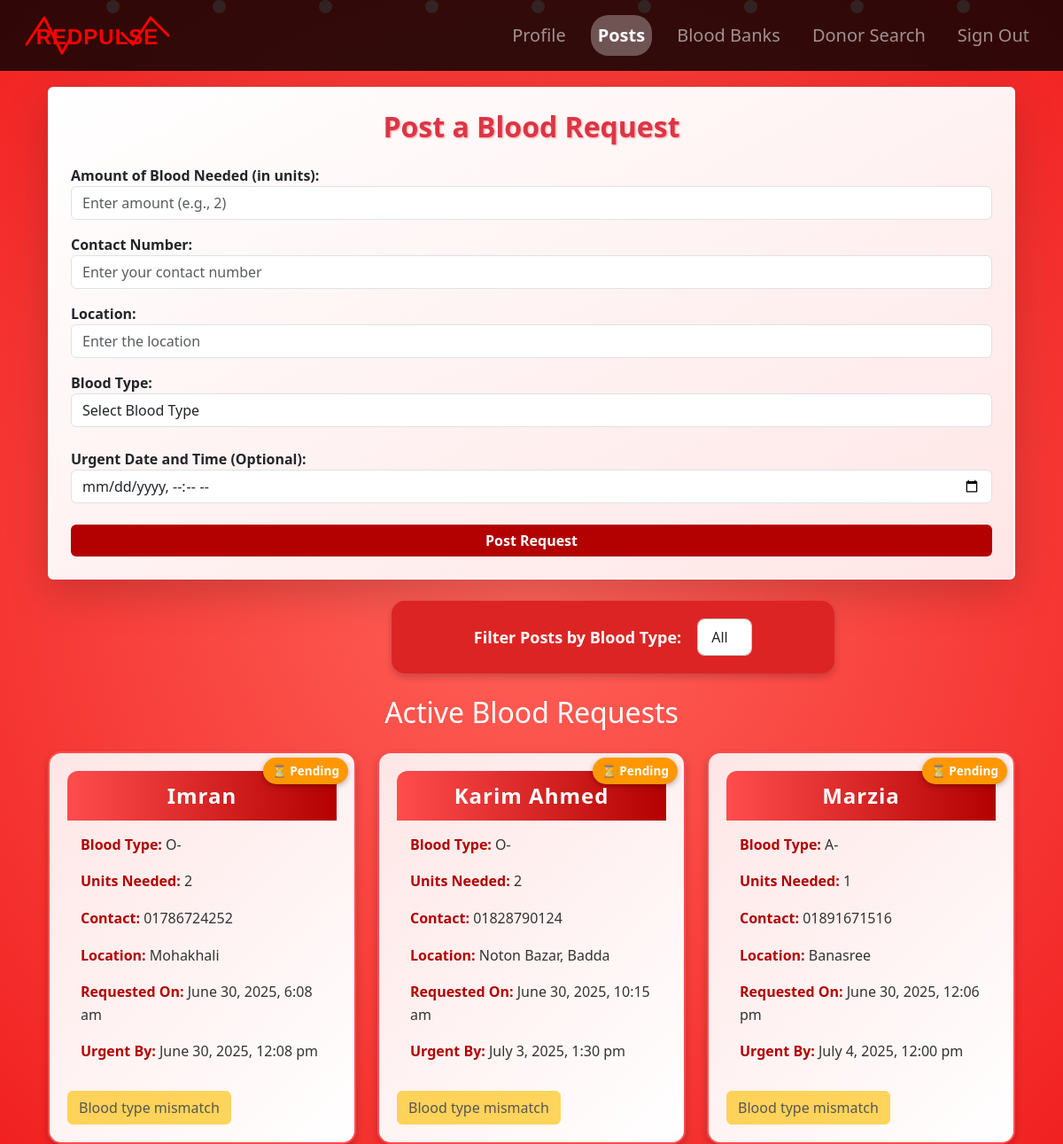
The page /posts.php (signed in) on the database its author committed.
### tables this page shows
CREATE TABLE `bloodrequest` (
  `id` int(11) NOT NULL,
  `user_id` int(11) NOT NULL,
  `blood_needed` int(11) NOT NULL,
  `contact` varchar(20) NOT NULL,
  `location` varchar(255) NOT NULL,
  `bloodtype` varchar(10) NOT NULL,
  `urgent_datetime` datetime DEFAULT NULL,
  `status` tinyint(1) DEFAULT 0,
  `created_at` datetime DEFAULT current_timestamp(),
  `received_at` datetime DEFAULT NULL,
  `marked_received` tinyint(1) DEFAULT 0
);

CREATE TABLE `user` (
  `id` int(10) NOT NULL,
  `name` varchar(255) NOT NULL,
  `email` varchar(255) NOT NULL,
  `contact` varchar(255) NOT NULL,
  `password` varchar(255) NOT NULL,
  `bloodtype` varchar(255) NOT NULL,
  `lastdonationdate` date DEFAULT NULL,
  `location` varchar(255) NOT NULL,
  `profile_picture` varchar(255) NOT NULL DEFAULT 'photos/images.png',
  `created_at` datetime DEFAULT NULL
);

### posts.php (the view, shortened to what this page needs)
<?php
$user_id = $_SESSION['user_id'];
$conn = new PDO('mysql:host=localhost;dbname=blooddonationmanagementsystem', 'root', '');
$stmt = $conn->prepare("SELECT bloodtype FROM user WHERE id = :id");
$stmt->execute([':id' => $user_id]);
$userData = $stmt->fetch(PDO::FETCH_ASSOC);
$user_bloodtype = $userData['bloodtype'];
$isEligible = true;
$filter = '';
$params = [];
$stmt = $conn->prepare("
    SELECT br.*, u.name AS user_name
    FROM bloodrequest br
    JOIN user u ON br.user_id = u.id
    $filter
");
$stmt->execute($params);
$requests = $stmt->fetchAll(PDO::FETCH_ASSOC);
?>
<!DOCTYPE html>
<html lang="en">
<head>
    <link href="https://cdn.jsdelivr.net/npm/bootstrap@5.3.0-alpha1/dist/css/bootstrap.min.css" rel="stylesheet">
</head>
<body>
<nav class="navbar navbar-expand-lg navbar-dark fixed-top">
        <a class="navbar-brand">
            <div class="logo-container">
                <svg width="180" height="60" viewBox="0 0 180 60" xmlns="http://www.w3.org/2000/svg">
                    <text x="90" y="40" class="pulse-text">RedPulse</text>
                    <polyline points="10,40 30,10 50,50 70,15 90,45 110,20 130,40 150,10 170,30"
                              class="pulse-line"
                              stroke-linecap="round"
                              stroke-linejoin="round">
                    </polyline>
                </svg>
            </div>
        </a>
        <div class="collapse navbar-collapse justify-content-end" id="navbarNav">
        <ul class="navbar-nav">
    <li class="nav-item">
        <a class="nav-link" href="profile.php">Profile</a>
    </li>
    <li class="nav-item">
        <a class="nav-link active" href="posts.php">Posts</a>
    </li>
    <li class="nav-item">
        <a class="nav-link" href="bloodbanks_all.php">Blood Banks</a>
    </li>
    <li class="nav-item">
        <a class="nav-link" href="donor_search.php">Donor Search</a>
    </li>
    <li class="nav-item">
        <a class="nav-link" href="signout.php">Sign Out</a>
    </li>
</ul>
        </div>
    </nav>
       <div class="floating-drops">
        <div class="drop" style="left: 10%; animation-delay: 0s;"></div>
        <div class="drop" style="left: 20%; animation-delay: 2s;"></div>
        <div class="drop" style="left: 30%; animation-delay: 4s;"></div>
        <div class="drop" style="left: 40%; animation-delay: 1s;"></div>
        <div class="drop" style="left: 50%; animation-delay: 3s;"></div>
        <div class="drop" style="left: 60%; animation-delay: 5s;"></div>
        <div class="drop" style="left: 70%; animation-delay: 0s;"></div>
        <div class="drop" style="left: 80%; animation-delay: 2s;"></div>
        <div class="drop" style="left: 90%; animation-delay: 4s;"></div>
    </div>
    <div class="container mt-4">
        <div class="container mt-5">
    <div class="card shadow-lg p-4 mb-4 rounded" style="background-color: #fff; animation: slideDown 1s ease;">
        <h2 class="text-center text-danger mb-4"> Post a Blood Request </h2>
        <form method="POST" action="">
            <div class="form-group mb-3">
                <label for="blood_needed" class="fw-bold">Amount of Blood Needed (in units):</label>
                <input type="number" class="form-control" id="blood_needed" name="blood_needed" placeholder="Enter amount (e.g., 2)" required>
            </div>
            <div class="form-group mb-3">
                <label for="contact" class="fw-bold">Contact Number:</label>
                <input type="text" class="form-control" id="contact" name="contact" placeholder="Enter your contact number" required>
            </div>
            <div class="form-group mb-3">
                <label for="location" class="fw-bold">Location:</label>
                <input type="text" class="form-control" id="location" name="location" placeholder="Enter the location" required>
            </div>
            <div class="form-group mb-4">
                <label for="bloodtype" class="fw-bold">Blood Type:</label>
                <select class="form-control" id="bloodtype" name="bloodtype" required>
                    <option value="" disabled selected>Select Blood Type</option>
                </select>
            </div>
            <div class="form-group mb-4">
    <label for="urgent_datetime" class="fw-bold">Urgent Date and Time (Optional):</label>
    <input type="datetime-local" class="form-control" id="urgent_datetime" name="urgent_datetime">
</div>
            <button type="submit" class="btn btn-danger w-100 fw-bold">Post Request</button>
        </form>
    </div>
</div>
<div class="mb-4 text-center">
    <form method="GET" action="posts.php" class="filter-form" >
        <label for="filter_bloodtype" class="text-white fw-bold me-2">Filter Posts by Blood Type:</label>
        <select id="filter_bloodtype" name="filter_bloodtype" class="form-control w-auto" onchange="this.form.submit()">
            <option value="">All</option>
        </select>
    </form>
</div>
<div class="container mt-4">
    <h2 class="text-center text-white mb-4"> Active Blood Requests </h2>
    <div class="row g-4">
        <?php foreach ($requests as $request): ?>
            <div class="col-md-6 col-lg-4">
                <div class="request-card">
                    <div class="request-header">
                        <?= htmlspecialchars($request['user_name']) ?>
                    </div>
                    <div class="request-info">
                        <p><strong>Blood Type:</strong> <?= htmlspecialchars($request['bloodtype']) ?></p>
                        <p><strong>Units Needed:</strong> <?= htmlspecialchars($request['blood_needed']) ?></p>
                        <p><strong>Contact:</strong> <?= htmlspecialchars($request['contact']) ?></p>
                        <p><strong>Location:</strong> <?= htmlspecialchars($request['location']) ?></p>
                        <p><strong>Requested On:</strong> <?= date('F j, Y, g:i a', strtotime($request['created_at'])) ?></p>
                        <p><strong>Urgent By:</strong>
    <?= !empty($request['urgent_datetime']) ? date('F j, Y, g:i a', strtotime($request['urgent_datetime'])) : 'No urgent date given' ?>
</p>
                    </div>
                    <?php if ($request['marked_received']): ?>
                        <div class="status-badge received">✅ Received</div>
                    <?php else: ?>
                        <div class="status-badge pending">⏳ Pending</div>
                    <?php endif; ?>
                    <?php if ($request['user_id'] == $user_id): ?>
                        <form method="POST">
                            <input type="hidden" name="request_id" value="<?= $request['id'] ?>">
                            <button type="submit" name="mark_received" class="btn btn-success" <?= $request['marked_received'] ? 'disabled' : '' ?>>Mark as Received</button>
                            <a href="donate_list.php?request_id=<?= $request['id'] ?>" class="btn btn-info">View Donations</a>
                        </form>
                    <?php elseif (!$request['marked_received']): ?>
    <?php
        $checkDonation = $conn->prepare("SELECT 1 FROM donation_answers WHERE user_id = :user_id AND request_id = :request_id");
        $checkDonation->execute([
            ':user_id' => $user_id,
            ':request_id' => $request['id']
        ]);
        $hasDonated = $checkDonation->fetchColumn();
    ?>
    <?php if (!$hasDonated): ?>
    <?php if ($user_bloodtype === $request['bloodtype'] && $isEligible): ?>
    <a href="donate_form.php?request_id=<?= $request['id'] ?>" class="btn btn-primary">Donate</a>
<?php elseif ($user_bloodtype === $request['bloodtype'] && !$isEligible): ?>
    <button class="btn btn-secondary" disabled>Not Eligible Yet</button>
<?php else: ?>
    <button class="btn btn-warning" disabled>Blood type mismatch</button>
<?php endif; ?>
<?php else: ?>
    <button class="btn btn-secondary" disabled>Already submitted</button>
<?php endif; ?>
<?php endif; ?>
                </div>
            </div>
        <?php endforeach; ?>
    </div>
</div>
</body>
</html>

### posts.php (style rules this page uses)
body { background: radial-gradient(circle,rgb(255, 99, 90) 0%,rgb(241, 33, 33) 100%); padding-top: 50px; }
.navbar { background-color: rgba(0, 0, 0, 0.8) !important; padding: 5px 20px; }
.navbar-brand { color: #fff !important; font-size: 22px; font-weight: bold; text-transform: uppercase; letter-spacing: 1px; display: flex; align-items: center; }
.navbar-nav .nav-item .nav-link.active { color:rgb(253, 253, 253) !important; background-color: rgba(255, 255, 255, 0.3); border-radius: 20px; font-weight: bold; }
.navbar a { font-size: 20px; }
.navbar-nav .nav-item { padding: 0px 10px; }
.floating-drops { position: absolute; top: 0; left: 0; width: 100%; height: 100%; overflow: hidden; z-index: -1; }
.drop { position: absolute; width: 15px; height: 15px; background-color: #ffcccb; border-radius: 50%; animation: float 10s infinite ease-in-out; opacity: 0.8; }
.drop:nth-child(odd) { animation-duration: 10s; }
.drop:nth-child(even) { animation-duration: 12s; }
.logo-container { width: 180px; height: 60px; display: flex; align-items: center; justify-content: center; }
.pulse-text { font-family: Arial, sans-serif; font-size: 24px; fill: red; font-weight: bold; text-anchor: middle; animation: textGlow 1.5s infinite alternate; }
.card { border: 2px solid rgb(255, 255, 255); border-radius: 15px; background: linear-gradient(to bottom right, #fff, #ffe6e6); }
.card h2 { font-weight: bold; color: #b30000; text-shadow: 1px 1px 2px #ff9999; }
.btn-danger { background-color: #b30000; border: none; transition: 0.3s ease; }
.request-card { background: linear-gradient(135deg, #ffe6e6, #ffffff); border: 2px solid #ff4d4d; border-radius: 15px; padding: 20px; box-shadow: 0 4px 8px rgba(0, 0, 0, 0.2); transition: transform 0.3s ease, box-shadow 0.3s ease; position: relative; overflow: hidden; animation: slideDown 0.8s ease; }
.request-header { background: linear-gradient(90deg, #ff4d4d, #b30000); color: white; padding: 10px; border-radius: 12px 12px 0 0; font-weight: bold; text-align: center; font-size: 1.5rem; letter-spacing: 1px; position: relative; }
.request-header::before { position: absolute; left: 15px; top: 10px; font-size: 1.8rem; animation: pulse 1.5s infinite alternate; }
.request-info { padding: 15px; line-height: 1.6; color: #333; }
.request-info strong { color: #b30000; font-weight: bold; }
.status-badge { position: absolute; top: 5px; right: 7px; background: #4caf50; color: white; padding: 5px 10px; border-radius: 20px; font-size: 0.85rem; font-weight: bold; box-shadow: 0 2px 6px rgba(0, 0, 0, 0.3); }
.status-badge.pending { background: #ff9800; }
.filter-form { background: rgb(221, 36, 36); padding: 20px; border-radius: 15px; box-shadow: 0 4px 8px rgba(0, 0, 0, 0.2); display: flex; box-sizing: border-box; width: 500px; position: relative; left: 400px; justify-content: center; align-items: center; flex-wrap: wrap; gap: 10px; margin-bottom: 25px; }
.filter-form label { color: white; font-weight: bold; font-size: 18px; }
.filter-form select { padding: 8px 15px; border-radius: 8px; border: 1px solid #ccc; font-size: 16px; outline: none; transition: border-color 0.3s ease; }

### rows shown on the page
bloodrequest: user.name "Imran", bloodtype "O-", blood_needed "2", contact "01786724252", location "Mohakhali", created_at "June 30, 2025, 6:08 am", urgent_datetime "June 30, 2025, 12:08 pm", marked_received "⏳ Pending"
bloodrequest: user.name "Karim Ahmed", bloodtype "O-", blood_needed "2", contact "01828790124", location "Noton Bazar, Badda", created_at "June 30, 2025, 10:15 am", urgent_datetime "July 3, 2025, 1:30 pm", marked_received "⏳ Pending"
bloodrequest: user.name "Marzia", bloodtype "A-", blood_needed "1", contact "01891671516", location "Banasree", created_at "June 30, 2025, 12:06 pm", urgent_datetime "July 4, 2025, 12:00 pm", marked_received "⏳ Pending"
